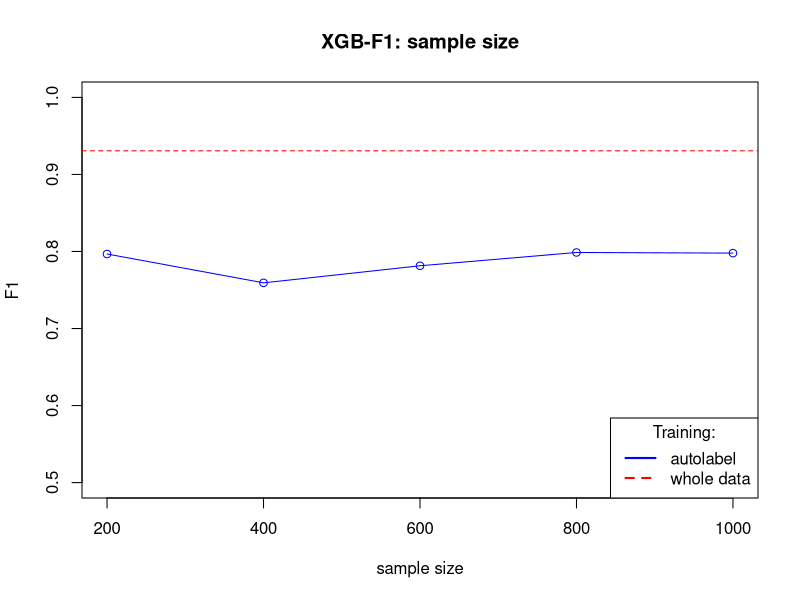
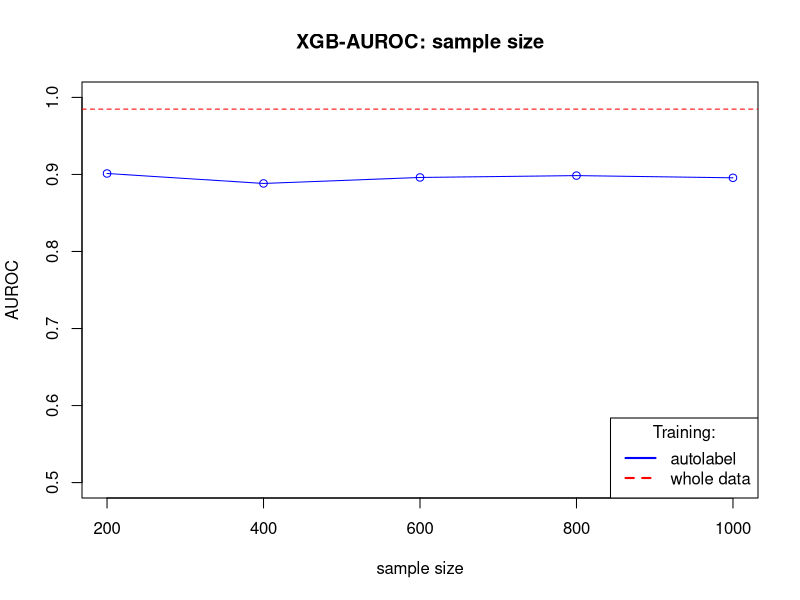
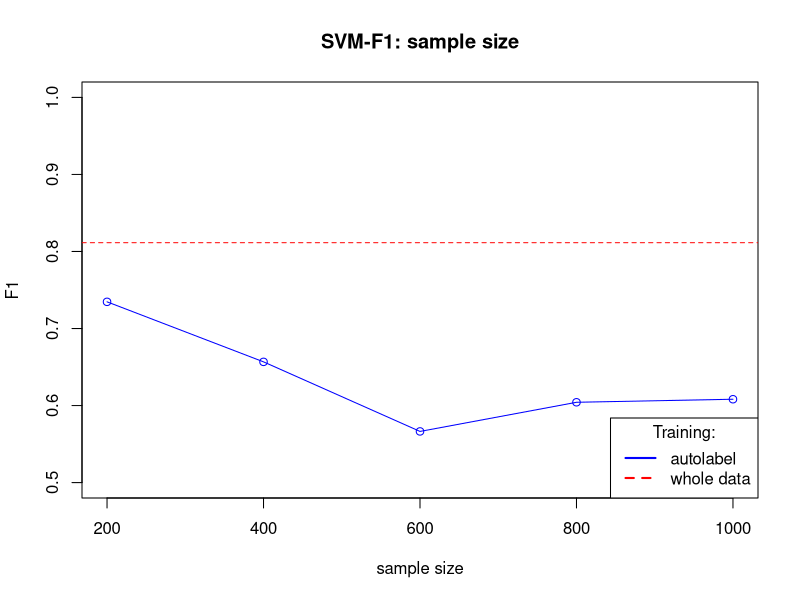
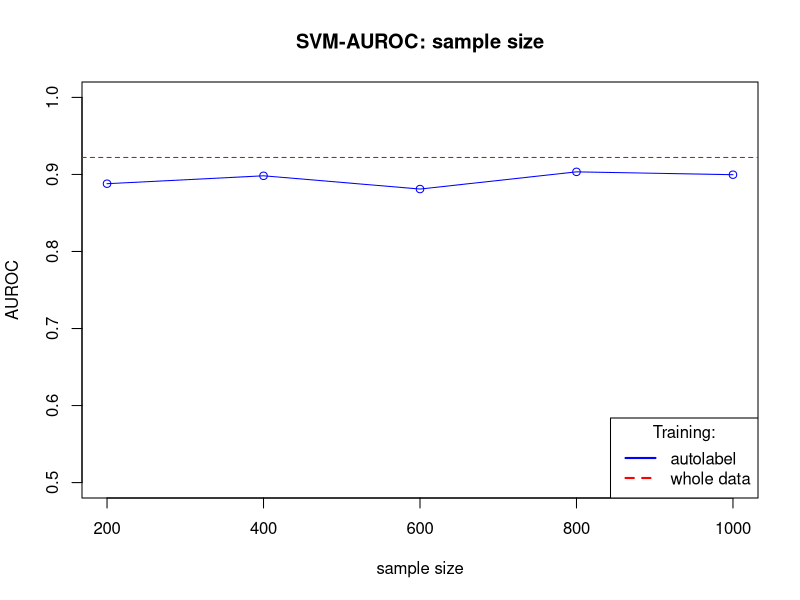

The R script that drew these images, in order:
if (!require(glue))
  install.packages('glue')
library(glue)

data_to_compare <- read.csv('experiments/experiments_results/whole_data_to_compare.csv', header = TRUE, sep = ",")
f1_col <- 'final.F1'
auroc_col <- 'final.AUROC'
y_lim <- c(0.5, 1)

xgb_result <- data_to_compare[data_to_compare$classifier=='xgb', ]
xgb_f1_compare    <- xgb_result[[f1_col]][1]
xgb_auroc_compare <- xgb_result[[auroc_col]][1]
svm_result <- data_to_compare[data_to_compare$classifier=='svm', ]
svm_f1_compare    <- svm_result[[f1_col]][1]
svm_auroc_compare <- svm_result[[auroc_col]][1]

common_plot <- function(data ,X_column, desc){
  xgb_data <- data[data$classifier=='xgb',]
  xgb_F1s <- xgb_data[[f1_col]]
  xgb_AUROCs <- xgb_data[[auroc_col]]
  
  svm_data <- data[data$classifier=='svm',]
  svm_F1s <- svm_data[[f1_col]]
  svm_AUROCs <- svm_data[[auroc_col]]
  
  Xs <- xgb_data[[X_column]]
  
  # plot xgb-f1
  plot(Xs, xgb_F1s, main = glue('XGB-F1: {desc}'), type = 'o', col = 'blue', ylim = y_lim, xlab = desc, ylab = 'F1')
  abline(h = xgb_f1_compare, col='red', lty=2)
  legend(x = 'bottomright', title = 'Training:', c('autolabel', 'whole data'), lty=c(1, 2), col=c('blue','red'), lwd = 2)
  
  # plot xgb-auroc
  plot(Xs, xgb_AUROCs, main = glue('XGB-AUROC: {desc}'),type = 'o', col = 'blue', ylim = y_lim, xlab = desc, ylab = 'AUROC')
  abline(h = xgb_auroc_compare, col='red', lty=2)
  legend(x = 'bottomright', title = 'Training:', c('autolabel', 'whole data'), lty=c(1, 2), col=c('blue','red'), lwd = 2)
  
  # plot svm-f1
  plot(Xs, svm_F1s, main = glue('SVM-F1: {desc}'),type = 'o', col = 'blue', ylim = y_lim, xlab = desc, ylab = 'F1')
  abline(h = svm_f1_compare, col='red', lty=2)
  legend(x = 'bottomright', title = 'Training:', c('autolabel', 'whole data'), lty=c(1, 2), col=c('blue','red'), lwd = 2)
  
  # plot svm-auroc
  plot(Xs, svm_AUROCs, main = glue('SVM-AUROC: {desc}'),type = 'o', col = 'blue', ylim = y_lim, xlab = desc, ylab = 'AUROC')
  abline(h = svm_auroc_compare, col='red', lty=2)
  legend(x = 'bottomright', title = 'Training:', c('autolabel', 'whole data'), lty=c(1, 2), col=c('blue','red'), lwd = 2)
  
}


plot_labelled_set_size_results <- function(){
  data <- read.csv('experiments/experiments_results/labelled_set_size-certainty_threshold.csv', header = TRUE, sep = ",")

  common_plot(data, 'percentage.of.train.size.labelled', 'perc. of labelled')
}

plot_sample_size_results <- function(){
  data <- read.csv('experiments/experiments_results/sample_size-certainty_threshold.csv', header = TRUE, sep = ",")
  
  common_plot(data, 'sample_size', 'sample size')
}



#plot_labelled_set_size_results()
plot_sample_size_results()
